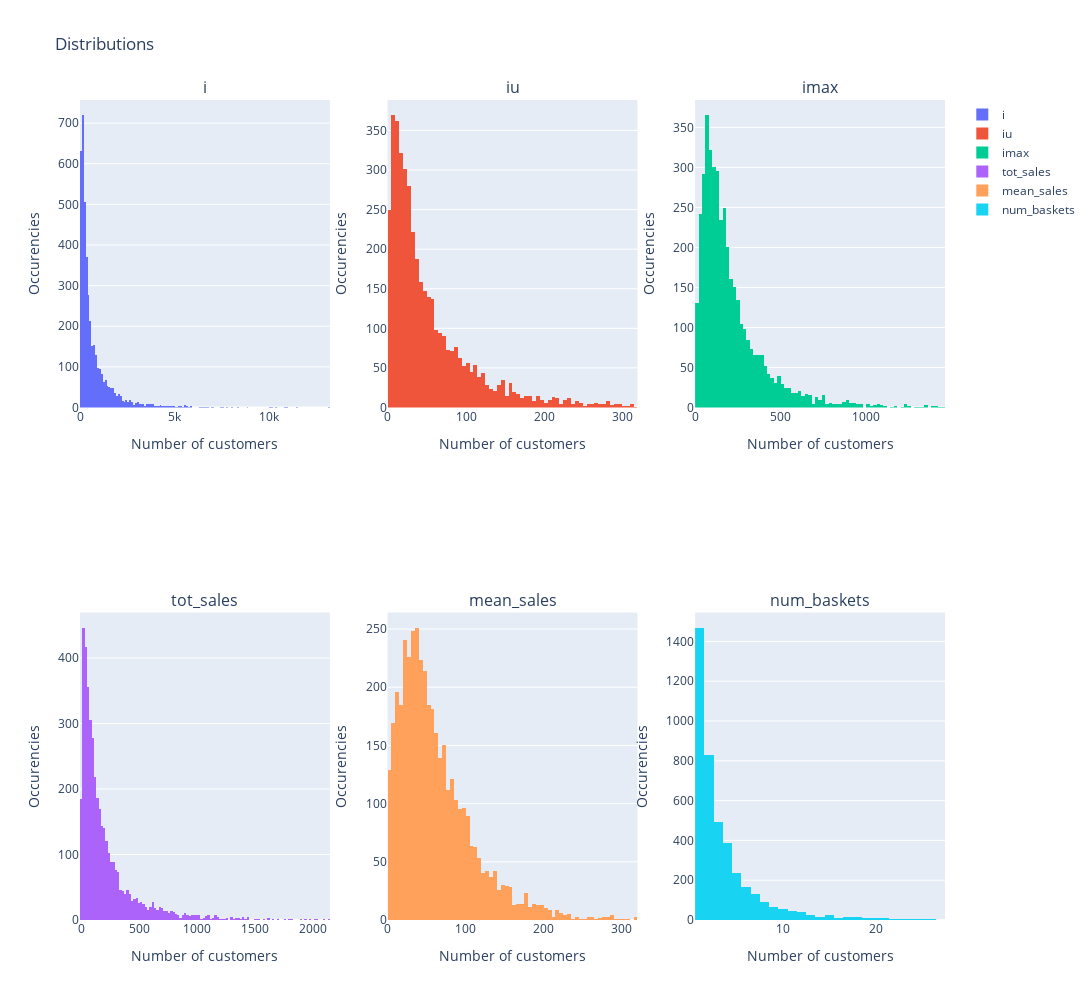

Notebook code cell kept with this figure:
### Markdown cell above
### Grid of plots

### Code cell
#df = px.data.tips()

fig = make_subplots(
    rows=2, cols=3,
    subplot_titles=("i","iu","imax","tot_sales","mean_sales","num_baskets")
)


# amount spent by customer distribution 
fig.add_trace(
    go.Histogram(x=df_indicators_no_outlier['i'].tolist(),name="i"),
    row=1, col=1
)


# amount spent by customer distribution 
fig.add_trace(
    go.Histogram(x=df_indicators_no_outlier['iu'].tolist(),name="iu"),
    row=1, col=2
)


# amount spent by customer distribution 
fig.add_trace(
    go.Histogram(x=df_indicators_no_outlier['imax'].tolist(),name="imax"),
    row=1, col=3
)


# amount spent by customer distribution 
fig.add_trace(
    go.Histogram(x=df_indicators_no_outlier['tot_sales'].tolist(),name="tot_sales"),
    row=2, col=1
)


# amount spent by customer distribution 
fig.add_trace(
    go.Histogram(x=df_indicators_no_outlier['mean_sales'].tolist(),name="mean_sales"),
    row=2, col=2
)


# amount spent by customer distribution 
fig.add_trace(
    go.Histogram(x=df_indicators_no_outlier['num_baskets'].tolist(),name="num_baskets"),
    row=2, col=3
)

fig.update_xaxes(title_text = "Number of customers")
fig.update_yaxes(title_text = "Occurencies")
fig.update_layout(height=1000, width=1200, title_text="Distributions")
#fig.write_image("../output/task1/indicators_distributions.png")
fig.show()

### Figure 1 — Plotly figure (JSON) as saved in the notebook; plotly's stock layout.template omitted (floating-point values rounded to 4 significant figures; data arrays with more than 128 entries replaced by an {"elided": "..."} marker saying what was removed)
{"data": [{"name": "i", "type": "histogram", "x": {"elided": "4161 int values"}, "xaxis": "x", "yaxis": "y"}, {"name": "iu", "type": "histogram", "x": {"elided": "4161 int values"}, "xaxis": "x2", "yaxis": "y2"}, {"name": "imax", "type": "histogram", "x": {"elided": "4161 int values"}, "xaxis": "x3", "yaxis": "y3"}, {"name": "tot_sales", "type": "histogram", "x": {"elided": "4161 float values"}, "xaxis": "x4", "yaxis": "y4"}, {"name": "mean_sales", "type": "histogram", "x": {"elided": "4161 float values"}, "xaxis": "x5", "yaxis": "y5"}, {"name": "num_baskets", "type": "histogram", "x": {"elided": "4161 int values"}, "xaxis": "x6", "yaxis": "y6"}], "layout": {"annotations": [{"font": {"size": 16}, "showarrow": false, "text": "i", "x": 0.1444, "xanchor": "center", "xref": "paper", "y": 1, "yanchor": "bottom", "yref": "paper"}, {"font": {"size": 16}, "showarrow": false, "text": "iu", "x": 0.5, "xanchor": "center", "xref": "paper", "y": 1, "yanchor": "bottom", "yref": "paper"}, {"font": {"size": 16}, "showarrow": false, "text": "imax", "x": 0.8556, "xanchor": "center", "xref": "paper", "y": 1, "yanchor": "bottom", "yref": "paper"}, {"font": {"size": 16}, "showarrow": false, "text": "tot_sales", "x": 0.1444, "xanchor": "center", "xref": "paper", "y": 0.375, "yanchor": "bottom", "yref": "paper"}, {"font": {"size": 16}, "showarrow": false, "text": "mean_sales", "x": 0.5, "xanchor": "center", "xref": "paper", "y": 0.375, "yanchor": "bottom", "yref": "paper"}, {"font": {"size": 16}, "showarrow": false, "text": "num_baskets", "x": 0.8556, "xanchor": "center", "xref": "paper", "y": 0.375, "yanchor": "bottom", "yref": "paper"}], "height": 1000, "title": {"text": "Distributions"}, "width": 1200, "xaxis": {"anchor": "y", "autorange": true, "domain": [0, 0.2889], "range": [-0.5, 13200.0], "title": {"text": "Number of customers"}, "type": "linear"}, "xaxis2": {"anchor": "y2", "autorange": true, "domain": [0.3556, 0.6444], "range": [-0.5, 319.5], "title": {"text": "Number of customers"}, "type": "linear"}, "xaxis3": {"anchor": "y3", "autorange": true, "domain": [0.7111, 1], "range": [-0.5, 1460.0], "title": {"text": "Number of customers"}, "type": "linear"}, "xaxis4": {"anchor": "y4", "autorange": true, "domain": [0, 0.2889], "range": [-10, 2150], "title": {"text": "Number of customers"}, "type": "linear"}, "xaxis5": {"anchor": "y5", "autorange": true, "domain": [0.3556, 0.6444], "range": [0, 320], "title": {"text": "Number of customers"}, "type": "linear"}, "xaxis6": {"anchor": "y6", "autorange": true, "domain": [0.7111, 1], "range": [0.5, 27.5], "title": {"text": "Number of customers"}, "type": "linear"}, "yaxis": {"anchor": "x", "autorange": true, "domain": [0.625, 1], "range": [0, 756.8], "title": {"text": "Occurencies"}}, "yaxis2": {"anchor": "x2", "autorange": true, "domain": [0.625, 1], "range": [0, 388.4], "title": {"text": "Occurencies"}}, "yaxis3": {"anchor": "x3", "autorange": true, "domain": [0.625, 1], "range": [0, 384.2], "title": {"text": "Occurencies"}}, "yaxis4": {"anchor": "x4", "autorange": true, "domain": [0, 0.375], "range": [0, 469.5], "title": {"text": "Occurencies"}}, "yaxis5": {"anchor": "x5", "autorange": true, "domain": [0, 0.375], "range": [0, 264.2], "title": {"text": "Occurencies"}}, "yaxis6": {"anchor": "x6", "autorange": true, "domain": [0, 0.375], "range": [0, 1545.0], "title": {"text": "Occurencies"}}}}
